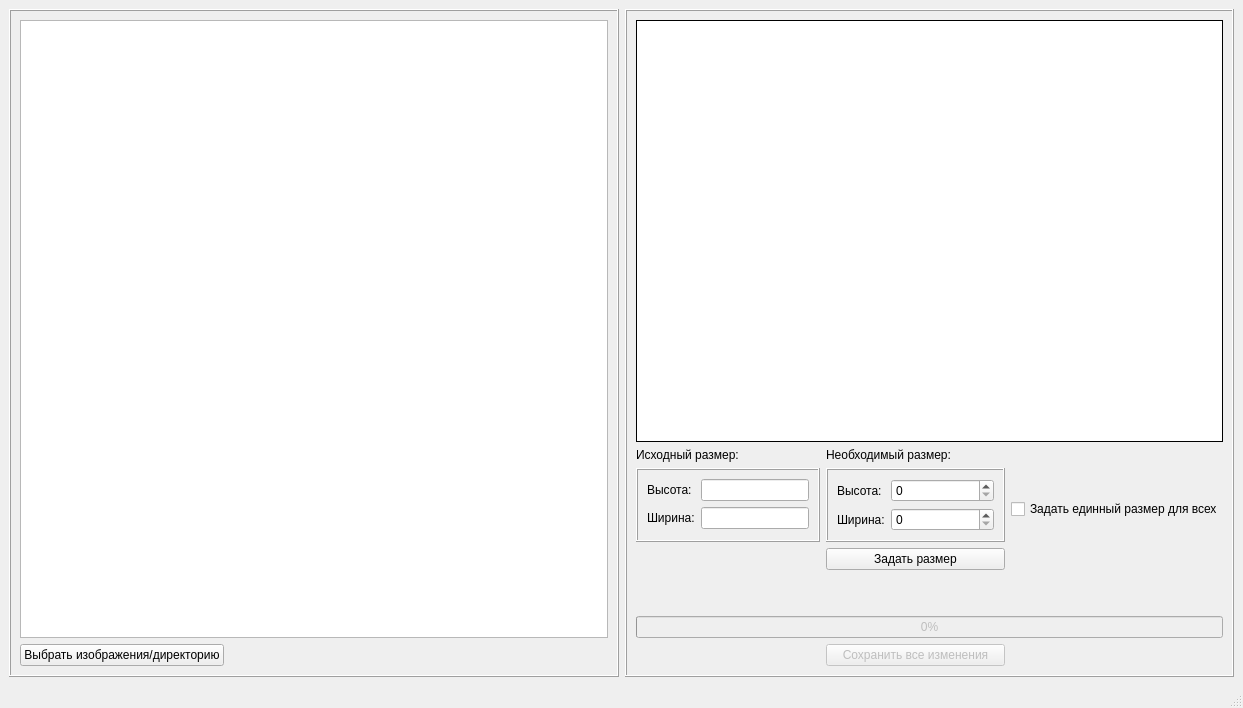
<?xml version="1.0" encoding="UTF-8"?>
<ui version="4.0">
 <class>MainWindow</class>
 <widget class="QMainWindow" name="MainWindow">
  <property name="geometry">
   <rect>
    <x>0</x>
    <y>0</y>
    <width>1243</width>
    <height>708</height>
   </rect>
  </property>
  <property name="windowTitle">
   <string>MainWindow</string>
  </property>
  <widget class="QWidget" name="centralwidget">
   <layout class="QGridLayout" name="gridLayout">
    <item row="0" column="0">
     <widget class="QFrame" name="frame">
      <property name="sizePolicy">
       <sizepolicy hsizetype="Minimum" vsizetype="Preferred">
        <horstretch>0</horstretch>
        <verstretch>0</verstretch>
       </sizepolicy>
      </property>
      <property name="frameShape">
       <enum>QFrame::Box</enum>
      </property>
      <property name="frameShadow">
       <enum>QFrame::Raised</enum>
      </property>
      <layout class="QGridLayout" name="gridLayout_5">
       <item row="1" column="1">
        <spacer name="horizontalSpacer_2">
         <property name="orientation">
          <enum>Qt::Horizontal</enum>
         </property>
         <property name="sizeHint" stdset="0">
          <size>
           <width>40</width>
           <height>20</height>
          </size>
         </property>
        </spacer>
       </item>
       <item row="1" column="0">
        <widget class="QPushButton" name="btnFilesOrDirectory">
         <property name="text">
          <string>Выбрать изображения/директорию</string>
         </property>
        </widget>
       </item>
       <item row="0" column="0" colspan="2">
        <widget class="QTableView" name="tblImages">
         <property name="frameShadow">
          <enum>QFrame::Sunken</enum>
         </property>
         <property name="showDropIndicator" stdset="0">
          <bool>false</bool>
         </property>
         <property name="dragDropOverwriteMode">
          <bool>false</bool>
         </property>
         <property name="alternatingRowColors">
          <bool>true</bool>
         </property>
         <property name="selectionMode">
          <enum>QAbstractItemView::SingleSelection</enum>
         </property>
         <property name="selectionBehavior">
          <enum>QAbstractItemView::SelectRows</enum>
         </property>
         <property name="gridStyle">
          <enum>Qt::SolidLine</enum>
         </property>
        </widget>
       </item>
      </layout>
     </widget>
    </item>
    <item row="0" column="1">
     <widget class="QFrame" name="frame_2">
      <property name="sizePolicy">
       <sizepolicy hsizetype="MinimumExpanding" vsizetype="Preferred">
        <horstretch>0</horstretch>
        <verstretch>0</verstretch>
       </sizepolicy>
      </property>
      <property name="frameShape">
       <enum>QFrame::Box</enum>
      </property>
      <property name="frameShadow">
       <enum>QFrame::Raised</enum>
      </property>
      <layout class="QGridLayout" name="gridLayout_4">
       <item row="4" column="1">
        <widget class="QFrame" name="frame_4">
         <property name="frameShape">
          <enum>QFrame::Box</enum>
         </property>
         <property name="frameShadow">
          <enum>QFrame::Raised</enum>
         </property>
         <layout class="QGridLayout" name="gridLayout_3">
          <item row="1" column="0">
           <widget class="QLabel" name="label_4">
            <property name="sizePolicy">
             <sizepolicy hsizetype="Maximum" vsizetype="Preferred">
              <horstretch>0</horstretch>
              <verstretch>0</verstretch>
             </sizepolicy>
            </property>
            <property name="text">
             <string>Ширина:</string>
            </property>
           </widget>
          </item>
          <item row="0" column="1">
           <widget class="QSpinBox" name="edtDirectionHeight">
            <property name="maximum">
             <number>3000</number>
            </property>
           </widget>
          </item>
          <item row="1" column="1">
           <widget class="QSpinBox" name="edtDirectionWidth">
            <property name="sizePolicy">
             <sizepolicy hsizetype="Minimum" vsizetype="Fixed">
              <horstretch>0</horstretch>
              <verstretch>0</verstretch>
             </sizepolicy>
            </property>
            <property name="maximum">
             <number>3000</number>
            </property>
           </widget>
          </item>
          <item row="0" column="0">
           <widget class="QLabel" name="label_3">
            <property name="sizePolicy">
             <sizepolicy hsizetype="Maximum" vsizetype="Preferred">
              <horstretch>0</horstretch>
              <verstretch>0</verstretch>
             </sizepolicy>
            </property>
            <property name="text">
             <string>Высота:</string>
            </property>
           </widget>
          </item>
         </layout>
        </widget>
       </item>
       <item row="4" column="0">
        <widget class="QFrame" name="frame_3">
         <property name="frameShape">
          <enum>QFrame::Box</enum>
         </property>
         <property name="frameShadow">
          <enum>QFrame::Raised</enum>
         </property>
         <layout class="QGridLayout" name="gridLayout_2">
          <item row="0" column="0">
           <widget class="QLabel" name="label">
            <property name="sizePolicy">
             <sizepolicy hsizetype="Maximum" vsizetype="Preferred">
              <horstretch>0</horstretch>
              <verstretch>0</verstretch>
             </sizepolicy>
            </property>
            <property name="text">
             <string>Высота:</string>
            </property>
           </widget>
          </item>
          <item row="1" column="0">
           <widget class="QLabel" name="label_2">
            <property name="sizePolicy">
             <sizepolicy hsizetype="Maximum" vsizetype="Preferred">
              <horstretch>0</horstretch>
              <verstretch>0</verstretch>
             </sizepolicy>
            </property>
            <property name="text">
             <string>Ширина:</string>
            </property>
           </widget>
          </item>
          <item row="1" column="1">
           <widget class="QLineEdit" name="edtSourceWidth">
            <property name="sizePolicy">
             <sizepolicy hsizetype="Minimum" vsizetype="Fixed">
              <horstretch>0</horstretch>
              <verstretch>0</verstretch>
             </sizepolicy>
            </property>
            <property name="readOnly">
             <bool>true</bool>
            </property>
           </widget>
          </item>
          <item row="0" column="1">
           <widget class="QLineEdit" name="edtSourceHeight">
            <property name="sizePolicy">
             <sizepolicy hsizetype="Minimum" vsizetype="Fixed">
              <horstretch>0</horstretch>
              <verstretch>0</verstretch>
             </sizepolicy>
            </property>
            <property name="readOnly">
             <bool>true</bool>
            </property>
           </widget>
          </item>
         </layout>
        </widget>
       </item>
       <item row="0" column="0" colspan="3">
        <widget class="QGraphicsView" name="imgView">
         <property name="frameShape">
          <enum>QFrame::Box</enum>
         </property>
         <property name="frameShadow">
          <enum>QFrame::Plain</enum>
         </property>
         <property name="lineWidth">
          <number>1</number>
         </property>
         <property name="interactive">
          <bool>false</bool>
         </property>
        </widget>
       </item>
       <item row="7" column="0" colspan="3">
        <widget class="QProgressBar" name="progressBar">
         <property name="enabled">
          <bool>false</bool>
         </property>
         <property name="value">
          <number>0</number>
         </property>
        </widget>
       </item>
       <item row="3" column="0">
        <widget class="QLabel" name="label_5">
         <property name="text">
          <string>Исходный размер:</string>
         </property>
        </widget>
       </item>
       <item row="6" column="1">
        <spacer name="verticalSpacer">
         <property name="orientation">
          <enum>Qt::Vertical</enum>
         </property>
         <property name="sizeType">
          <enum>QSizePolicy::Maximum</enum>
         </property>
         <property name="sizeHint" stdset="0">
          <size>
           <width>20</width>
           <height>40</height>
          </size>
         </property>
        </spacer>
       </item>
       <item row="3" column="1">
        <widget class="QLabel" name="label_6">
         <property name="text">
          <string>Необходимый размер:</string>
         </property>
        </widget>
       </item>
       <item row="8" column="1">
        <widget class="QPushButton" name="btnSave">
         <property name="enabled">
          <bool>false</bool>
         </property>
         <property name="text">
          <string>Сохранить все изменения</string>
         </property>
        </widget>
       </item>
       <item row="5" column="1">
        <widget class="QPushButton" name="btnSaveDirectionSize">
         <property name="text">
          <string>Задать размер</string>
         </property>
        </widget>
       </item>
       <item row="3" column="2" rowspan="3">
        <widget class="QCheckBox" name="chkDirectionSizeToAll">
         <property name="text">
          <string>Задать единный размер для всех</string>
         </property>
        </widget>
       </item>
      </layout>
     </widget>
    </item>
   </layout>
  </widget>
  <widget class="QMenuBar" name="menubar">
   <property name="geometry">
    <rect>
     <x>0</x>
     <y>0</y>
     <width>1243</width>
     <height>21</height>
    </rect>
   </property>
  </widget>
  <widget class="QStatusBar" name="statusbar"/>
 </widget>
 <resources/>
 <connections>
  <connection>
   <sender>chkDirectionSizeToAll</sender>
   <signal>toggled(bool)</signal>
   <receiver>progressBar</receiver>
   <slot>setEnabled(bool)</slot>
   <hints>
    <hint type="sourcelabel">
     <x>1126</x>
     <y>509</y>
    </hint>
    <hint type="destinationlabel">
     <x>929</x>
     <y>629</y>
    </hint>
   </hints>
  </connection>
 </connections>
</ui>
